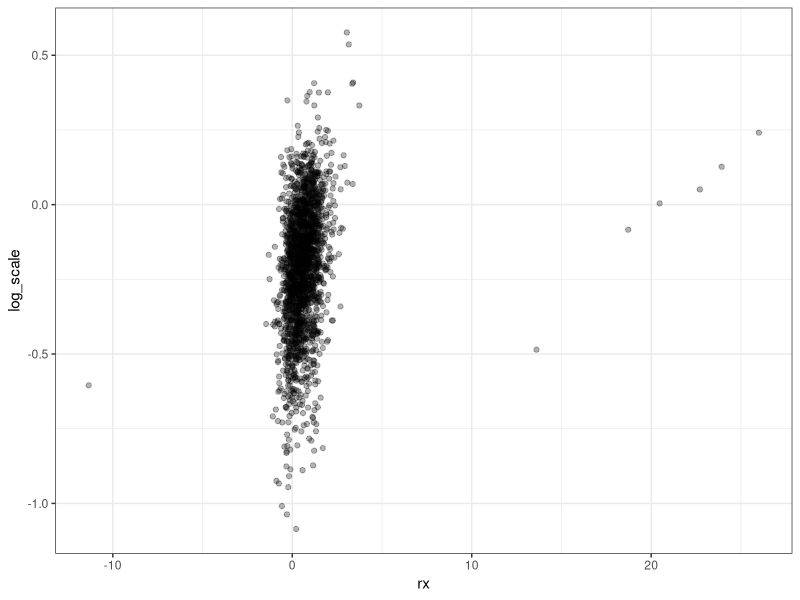
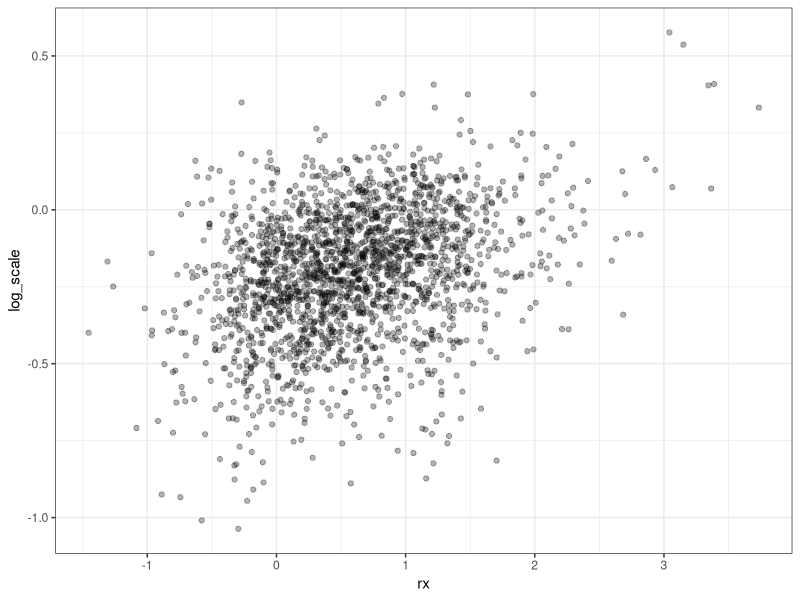

R code for these plots, in order: (Note: this script raises an error after producing the figures.)
## ---- chunk 1
library(rsample)   
library(purrr)
library(dplyr)
library(ggplot2)
library(survival)
theme_set(theme_bw())
## ---- chunk 2
library(rsample)
library(purrr)
library(dplyr)
library(ggplot2)
library(survival)

f <- Surv(futime, fustat) ~ ecog.ps + rx

# Will be used to fit the models to different bootstrap data sets:
fit_fun <- function(split, ...) {
  survreg(..., data = analysis(split))
}
## ---- chunk 3
set.seed(462)
ov_bt <-
  bootstraps(ovarian, times = 2000, apparent = TRUE) %>%
  mutate(models = map(splits, fit_fun, f, dist = 'weibull'))
ov_bt
## ---- chunk 4
# For one model:
one_model <- 
  ov_bt %>% 
  pull(models) %>% 
  pluck(1)
one_model
one_model %>% broom::tidy()
## ---- chunk 5
ov_bt <-
  ov_bt %>% 
  mutate(
    rx = map_dbl(
      models,
      ~ broom::tidy(.x) %>% filter(term == "rx") %>% pull(estimate)
    ),
    log_scale = map_dbl(
      models,
      ~ broom::tidy(.x) %>% filter(term == "Log(scale)") %>% pull(estimate)
    )
  )
## ---- chunk 6
ggplot(ov_bt, aes(x = rx, y = log_scale)) + 
  geom_point(alpha = .3)
## ---- chunk 7
ov_bt_filtered <-
  ov_bt %>% 
  mutate(iters = map_int(models, pluck, "iter")) %>% 
  dplyr::filter(iters <= 15)

ggplot(ov_bt_filtered, aes(x = rx, y = log_scale)) + 
  geom_point(alpha = .3)
## ---- chunk 8
ov_bt_filtered %>% 
  dplyr::select(rx, log_scale) %>% 
  gather(terms, statistic) %>% 
  ggplot(aes(x = statistic)) + 
  geom_histogram(bins = 30, col = "red", fill = "red", alpha = .5) + 
  facet_wrap(~ terms, scales = "free_x")
## ---- chunk 9
p_ints <- int_pctl(ov_bt_filtered, rx, log_scale)
p_ints
## ---- chunk 10
ov_bt_filtered %>% 
  dplyr::select(rx, log_scale) %>% 
  gather(statistic, coefficients) %>% 
  ggplot(aes(x = coefficients)) + 
  geom_histogram(bins = 30, col = "red", fill = "red", alpha = .5) + 
  facet_wrap(~ statistic, scales = "free_x") + 
  geom_vline(data = p_ints, aes(xintercept = lower)) + 
  geom_vline(data = p_ints, aes(xintercept = upper))
## ---- chunk 11
full_model <- survreg(f, data = ovarian, dist = 'weibull')

parametric <- 
  broom::tidy(full_model) %>% 
  dplyr::select(conf.low, estimate, conf.high, term) %>% 
  dplyr::filter(term %in% c("rx", "Log(scale)")) %>% 
  rename(lower = conf.low, upper = conf.high, statistic = term) %>% 
  mutate(alpha = 0.05, .method = "parametric") %>% 
  dplyr::select(lower, estimate, upper, alpha, .method, statistic)

intervals <- 
  bind_rows(parametric, p_ints) %>% 
  arrange(statistic, .method)
intervals
## ---- chunk 12
ov_bt_filtered %>% 
  dplyr::select(rx, log_scale) %>% 
  gather(statistic, coefficients) %>% 
  ggplot(aes(sample = coefficients))  + 
  facet_wrap(~ statistic, scales = "free") +  
  stat_qq() +
  stat_qq_line()
## ---- chunk 13
ov_bt_filtered <-
  ov_bt_filtered %>%
  mutate(
    rx_var = map_dbl(
      models,
      ~ broom::tidy(.x) %>% filter(term == "rx") %>% pull(std.error)
    ),
    rx_var = rx_var^2,
    log_scale_var = map_dbl(
      models,
      ~ broom::tidy(.x) %>% filter(term == "Log(scale)") %>% pull(std.error)
    ),
    log_scale_var = log_scale_var^2
  )

ov_bt_filtered %>% select(-id, -models, -splits, -iters) %>% slice(1:4)
## ---- chunk 14
t_ints <- int_t(ov_bt_filtered, rx, log_scale, var_cols = vars(ends_with("var")))
intervals <- 
  bind_rows(intervals, t_ints) %>% 
  arrange(statistic, .method)
intervals
## ---- chunk 15
mod_coef <- function(split, ..., term_name) {
  res <- survreg(..., data = analysis(split))
  rx_est <-
    broom::tidy(res) %>%
    dplyr::filter(term == term_name) %>%
    pull(estimate)

  rx_est
}

mod_coef(ov_bt_filtered$splits[[1]], f, dist = "weibull", term_name = "rx")
# checking: 
ov_bt_filtered$rx[[1]]
## ---- chunk 16
b_int_rx <- 
  int_bca(
    ov_bt_filtered,
    rx,
    fn = mod_coef,
    args = list(formula = f, dist = "weibull", term_name = "rx")
  )
b_int_scale <- 
  int_bca(
    ov_bt_filtered,
    log_scale,
    fn = mod_coef,
    args = list(formula = f, dist = "weibull", term_name = "Log(scale)")
  )
intervals <- 
  bind_rows(intervals, b_int_rx, b_int_scale) %>% 
  arrange(statistic, .method)
intervals
